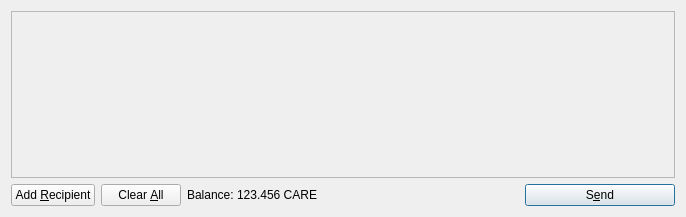
<?xml version="1.0" encoding="UTF-8"?>
<ui version="4.0">
 <class>SendCoinsDialog</class>
 <widget class="QDialog" name="SendCoinsDialog">
  <property name="geometry">
   <rect>
    <x>0</x>
    <y>0</y>
    <width>686</width>
    <height>217</height>
   </rect>
  </property>
  <property name="windowTitle">
   <string>Send Coins</string>
  </property>
  <layout class="QVBoxLayout" name="verticalLayout">
   <item>
    <widget class="QScrollArea" name="scrollArea">
     <property name="widgetResizable">
      <bool>true</bool>
     </property>
     <widget class="QWidget" name="scrollAreaWidgetContents">
      <property name="geometry">
       <rect>
        <x>0</x>
        <y>0</y>
        <width>666</width>
        <height>165</height>
       </rect>
      </property>
      <layout class="QVBoxLayout" name="verticalLayout_2">
       <property name="margin">
        <number>0</number>
       </property>
       <item>
        <layout class="QVBoxLayout" name="entries">
         <property name="spacing">
          <number>6</number>
         </property>
        </layout>
       </item>
       <item>
        <spacer name="verticalSpacer">
         <property name="orientation">
          <enum>Qt::Vertical</enum>
         </property>
         <property name="sizeHint" stdset="0">
          <size>
           <width>20</width>
           <height>40</height>
          </size>
         </property>
        </spacer>
       </item>
      </layout>
     </widget>
    </widget>
   </item>
   <item>
    <layout class="QHBoxLayout" name="horizontalLayout">
     <item>
      <widget class="QPushButton" name="addButton">
       <property name="toolTip">
        <string>Send to multiple recipients at once</string>
       </property>
       <property name="text">
        <string>Add &amp;Recipient</string>
       </property>
       <property name="icon">
        <iconset resource="../bitcoin.qrc">
         <normaloff>:/icons/add</normaloff>:/icons/add</iconset>
       </property>
       <property name="autoDefault">
        <bool>false</bool>
       </property>
      </widget>
     </item>
     <item>
      <widget class="QPushButton" name="clearButton">
       <property name="sizePolicy">
        <sizepolicy hsizetype="Minimum" vsizetype="Fixed">
         <horstretch>0</horstretch>
         <verstretch>0</verstretch>
        </sizepolicy>
       </property>
       <property name="toolTip">
        <string>Remove all transaction fields</string>
       </property>
       <property name="text">
        <string>Clear &amp;All</string>
       </property>
       <property name="icon">
        <iconset resource="../bitcoin.qrc">
         <normaloff>:/icons/remove</normaloff>:/icons/remove</iconset>
       </property>
       <property name="autoRepeatDelay">
        <number>300</number>
       </property>
       <property name="autoDefault">
        <bool>false</bool>
       </property>
      </widget>
     </item>
     <item>
      <layout class="QHBoxLayout" name="horizontalLayout_2">
       <property name="spacing">
        <number>3</number>
       </property>
       <item>
        <widget class="QLabel" name="label">
         <property name="text">
          <string>Balance:</string>
         </property>
        </widget>
       </item>
       <item>
        <widget class="QLabel" name="labelBalance">
         <property name="cursor">
          <cursorShape>IBeamCursor</cursorShape>
         </property>
         <property name="text">
          <string>123.456 CARE</string>
         </property>
         <property name="textInteractionFlags">
          <set>Qt::LinksAccessibleByMouse|Qt::TextSelectableByKeyboard|Qt::TextSelectableByMouse</set>
         </property>
        </widget>
       </item>
      </layout>
     </item>
     <item>
      <spacer name="horizontalSpacer">
       <property name="orientation">
        <enum>Qt::Horizontal</enum>
       </property>
       <property name="sizeHint" stdset="0">
        <size>
         <width>40</width>
         <height>20</height>
        </size>
       </property>
      </spacer>
     </item>
     <item>
      <widget class="QPushButton" name="sendButton">
       <property name="minimumSize">
        <size>
         <width>150</width>
         <height>0</height>
        </size>
       </property>
       <property name="toolTip">
        <string>Confirm the send action</string>
       </property>
       <property name="text">
        <string>S&amp;end</string>
       </property>
       <property name="icon">
        <iconset resource="../bitcoin.qrc">
         <normaloff>:/icons/send</normaloff>:/icons/send</iconset>
       </property>
       <property name="default">
        <bool>true</bool>
       </property>
      </widget>
     </item>
    </layout>
   </item>
  </layout>
 </widget>
 <resources>
  <include location="../bitcoin.qrc"/>
 </resources>
 <connections/>
</ui>
